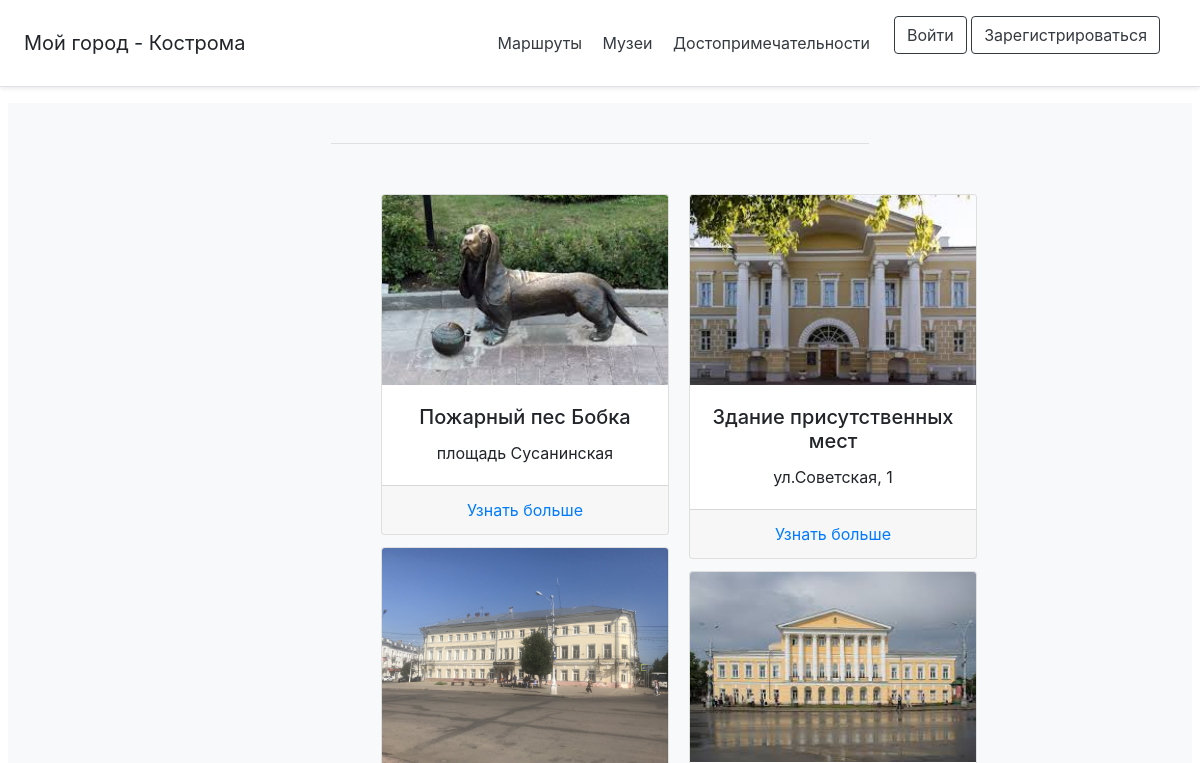
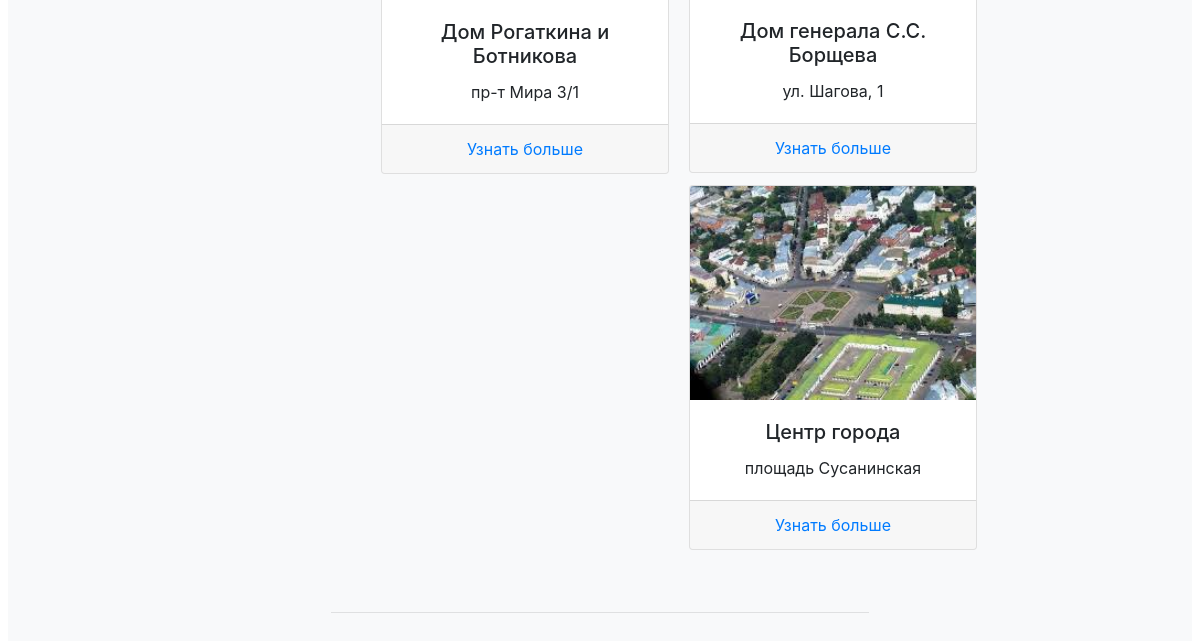
The app's page /attractions, older data (2 pictures, top to bottom).
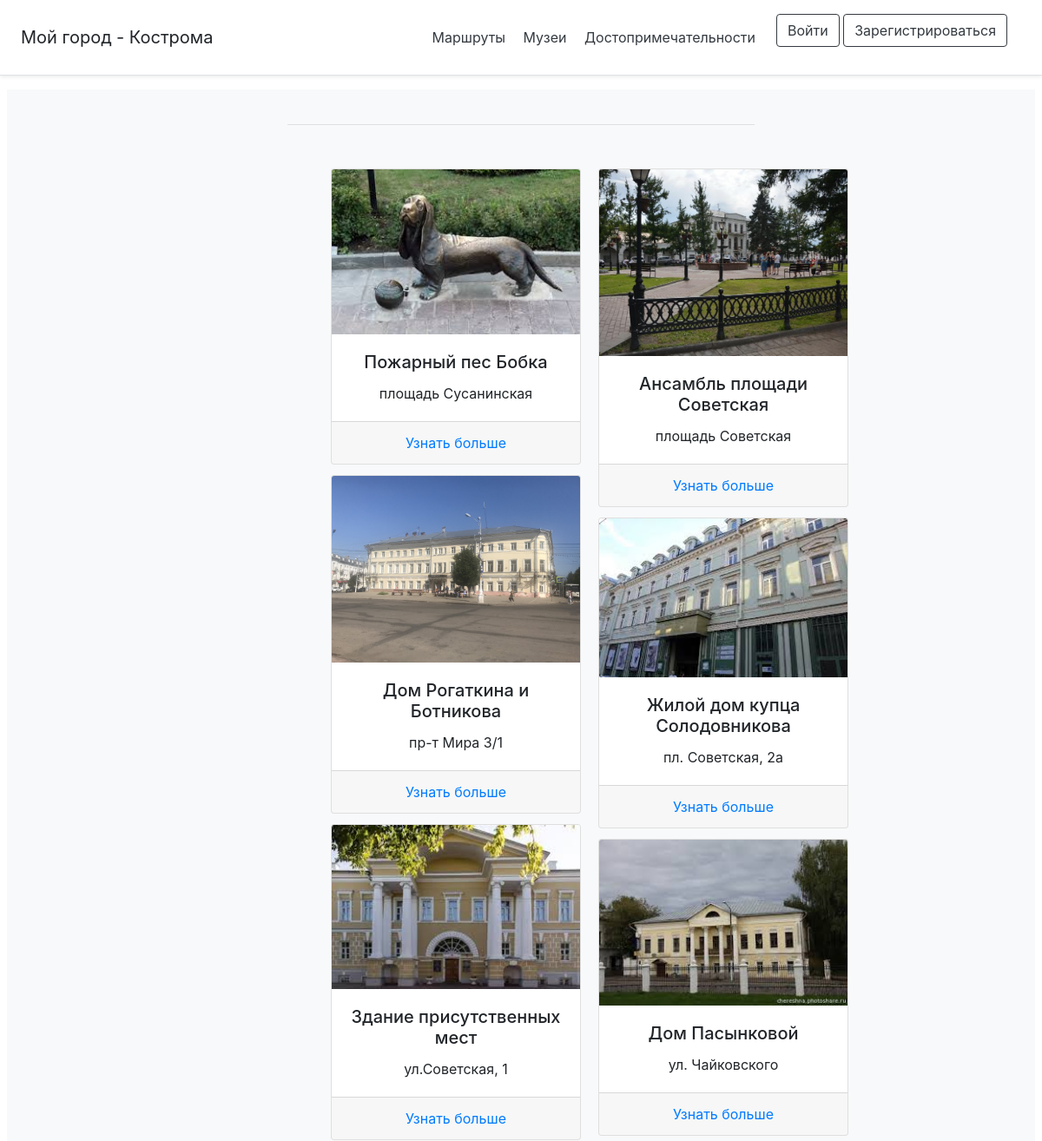
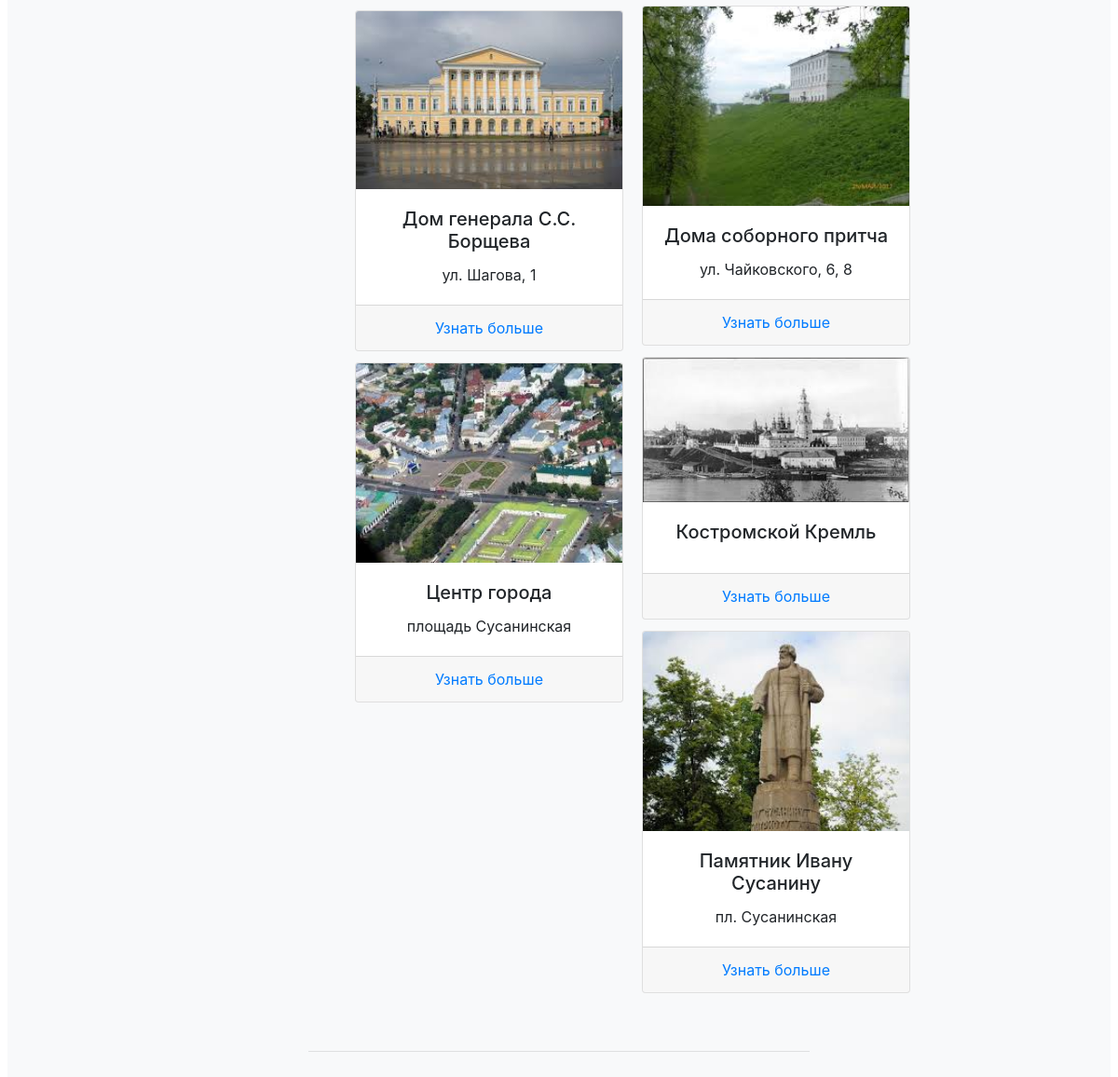
The same page, newer data (2 pictures, top to bottom).
### data/building.py (models this page shows)
class Building(SqlAlchemyBase):
    __tablename__ = 'building'
    id = sqlalchemy.Column(sqlalchemy.Integer,
                           primary_key=True, autoincrement=True)
    title = sqlalchemy.Column(sqlalchemy.String, nullable=True)
    content = sqlalchemy.Column(sqlalchemy.String)
    adress = sqlalchemy.Column(sqlalchemy.String)
    image = sqlalchemy.Column(sqlalchemy.String, nullable=True)
    categories_id = sqlalchemy.Column(sqlalchemy.Integer,
                                sqlalchemy.ForeignKey("categories.id"))
    routes_id = sqlalchemy.Column(sqlalchemy.Integer,
                                      sqlalchemy.ForeignKey("routes.id"))
    categories = orm.relation('Categories')
    routes = orm.relation('Routes')
    users = orm.relation("User",secondary="association", backref="user")

### main.py (the view)
@app.route('/attractions')
def attractions():
    session = db_session.create_session()
    b = session.query(Building).filter(Building.categories_id == 1)
    return render_template('attractions.html', title='Достопримечательности Костромы', items=b)

### data/db_session.py (called while the page is built)
def create_session() -> Session:
    global __factory
    return __factory()

### templates/attractions.html (shortened to what this page needs)
{% extends "base.html" %}
{% block content %}
    <div class="container-fluid" style="margin:50px;">
        <div class="row" >
        <div class="card-columns">
            {% for item in items %}
            <div class="card" style="width: 18rem;">
                    <img class="card-img-top" src={{item.image}} alt="Card image cap">
                    <div class="card-body">
                    <h5 class="card-title">{{item.title}}</h5>
                    <p class="card-text">{{item.adress}}</p>
                    </div>
            <div class="card-footer">
            <a href="{{url_for('attraction_id', attrac_id=item.id)}}" class="card-link" >Узнать больше</a>
            </div>
            </div>
        {% endfor %}
          </div>
        </div>
    </div>
{% endblock %}

### templates/base.html (shortened to what this page needs)
<!DOCTYPE html>
<html lang="en">
<head>
<link rel="stylesheet" href="https://stackpath.bootstrapcdn.com/bootstrap/4.4.1/css/bootstrap.min.css">
 <link rel="stylesheet" type="text/css" href="{{url_for('static', filename = 'css/style2.css') }}">
    		</head>
    		<body>
<div class="d-flex flex-column flex-md-row align-items-center p-3 px-md-4 mb-3 bg-white border-bottom shadow-sm">
  <h5 class="my-0 mr-md-auto font-weight-normal">Мой город - Кострома</h5>
  <nav class="my-2 my-md-0 mr-md-3">
    <a class="p-2 text-dark" href="/kostroma_routes">Маршруты</a>
    <a class="p-2 text-dark" href="/museums">Музеи</a>
    <a class="p-2 text-dark" href="/attractions">Достопримечательности</a>
  </nav>
  <nav class="my-2 my-md-0 mr-md-3">
{% if current_user.is_authenticated %}
    <a class="navbar-brand" href="/logout">{{ current_user.name }}</a>
{% else %}
    <p>
   <a class="btn btn-outline-dark" href="/login">Войти</a>
    <a class="btn btn-outline-dark" href="/register">Зарегистрироваться</a>
    </p>
{% endif %}
    </nav>
</div>
<div class="position-relative overflow-hidden p-2 p-md-4 m-md-2 text-center bg-light">
  <div class="col-md-6 p-lg-6 mx-auto my-6">
        <hr>
    {% block content %} {% endblock %}
       <hr>
  </div>
</div>
		</body>
</html>

### static/css/style2.css (style rules this page uses)
.overflow-hidden { overflow: hidden; }
@media (min-width: 576px) { .card-columns { -webkit-column-count: 2; column-count: 2 } }
@media (min-width: 768px) { .card-columns { -webkit-column-count: 2; column-count: 2 } }
@media (min-width: 992px) { .card-columns { -webkit-column-count: 2; column-count: 2 } }

Row changes from the older to the newer data that the page shows:
added Building: image (picture), title "Ансамбль площади Советская", adress "площадь Советская"
added Building: image (picture), title "Жилой дом купца Солодовникова", adress "пл. Советская, 2а"
added Building: image (picture), title "Дом Пасынковой", adress "ул. Чайковского"
added Building: image (picture), title "Дома соборного притча", adress "ул. Чайковского, 6, 8"
added Building: image (picture), title "Костромской Кремль"
added Building: image (picture), title "Памятник Ивану Сусанину", adress "пл. Сусанинская"
